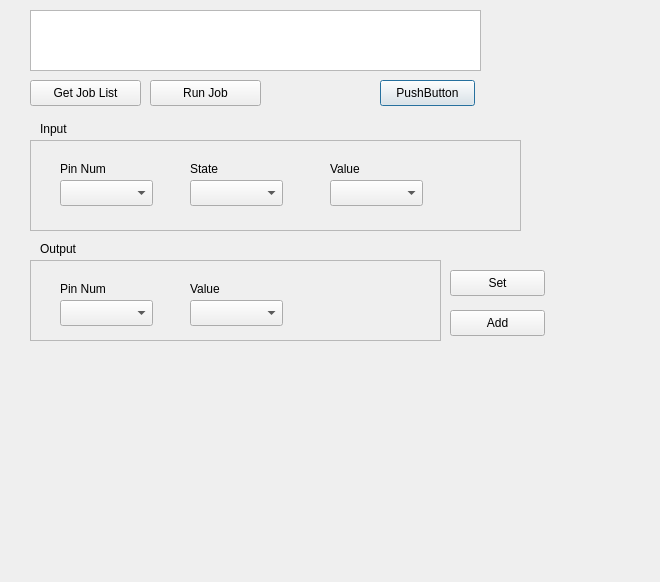
<?xml version="1.0" encoding="UTF-8"?>
<ui version="4.0">
 <class>dialogprogram_io_control</class>
 <widget class="QDialog" name="dialogprogram_io_control">
  <property name="geometry">
   <rect>
    <x>0</x>
    <y>0</y>
    <width>660</width>
    <height>582</height>
   </rect>
  </property>
  <property name="windowTitle">
   <string>Dialog</string>
  </property>
  <widget class="QFrame" name="frame">
   <property name="geometry">
    <rect>
     <x>30</x>
     <y>140</y>
     <width>491</width>
     <height>91</height>
    </rect>
   </property>
   <property name="frameShape">
    <enum>QFrame::StyledPanel</enum>
   </property>
   <property name="frameShadow">
    <enum>QFrame::Raised</enum>
   </property>
   <widget class="QComboBox" name="comboBox_In_Pinnum">
    <property name="geometry">
     <rect>
      <x>30</x>
      <y>40</y>
      <width>93</width>
      <height>26</height>
     </rect>
    </property>
   </widget>
   <widget class="QComboBox" name="comboBox_In_State">
    <property name="geometry">
     <rect>
      <x>160</x>
      <y>40</y>
      <width>93</width>
      <height>26</height>
     </rect>
    </property>
   </widget>
   <widget class="QLabel" name="label_3">
    <property name="geometry">
     <rect>
      <x>30</x>
      <y>20</y>
      <width>74</width>
      <height>18</height>
     </rect>
    </property>
    <property name="text">
     <string>Pin Num</string>
    </property>
   </widget>
   <widget class="QLabel" name="label_5">
    <property name="geometry">
     <rect>
      <x>160</x>
      <y>20</y>
      <width>74</width>
      <height>18</height>
     </rect>
    </property>
    <property name="text">
     <string>State</string>
    </property>
   </widget>
   <widget class="QComboBox" name="comboBox_In_Value">
    <property name="geometry">
     <rect>
      <x>300</x>
      <y>40</y>
      <width>93</width>
      <height>26</height>
     </rect>
    </property>
   </widget>
   <widget class="QLabel" name="label_4">
    <property name="geometry">
     <rect>
      <x>300</x>
      <y>20</y>
      <width>74</width>
      <height>18</height>
     </rect>
    </property>
    <property name="text">
     <string>Value</string>
    </property>
   </widget>
  </widget>
  <widget class="QFrame" name="frame_2">
   <property name="geometry">
    <rect>
     <x>30</x>
     <y>260</y>
     <width>411</width>
     <height>81</height>
    </rect>
   </property>
   <property name="frameShape">
    <enum>QFrame::StyledPanel</enum>
   </property>
   <property name="frameShadow">
    <enum>QFrame::Raised</enum>
   </property>
   <widget class="QLabel" name="label_7">
    <property name="geometry">
     <rect>
      <x>30</x>
      <y>20</y>
      <width>74</width>
      <height>18</height>
     </rect>
    </property>
    <property name="text">
     <string>Pin Num</string>
    </property>
   </widget>
   <widget class="QLabel" name="label_6">
    <property name="geometry">
     <rect>
      <x>160</x>
      <y>20</y>
      <width>74</width>
      <height>18</height>
     </rect>
    </property>
    <property name="text">
     <string>Value</string>
    </property>
   </widget>
   <widget class="QComboBox" name="comboBox_Out_Value">
    <property name="geometry">
     <rect>
      <x>160</x>
      <y>40</y>
      <width>93</width>
      <height>26</height>
     </rect>
    </property>
   </widget>
   <widget class="QComboBox" name="comboBox_Out_Pinnum">
    <property name="geometry">
     <rect>
      <x>30</x>
      <y>40</y>
      <width>93</width>
      <height>26</height>
     </rect>
    </property>
   </widget>
  </widget>
  <widget class="QLabel" name="label">
   <property name="geometry">
    <rect>
     <x>40</x>
     <y>120</y>
     <width>74</width>
     <height>18</height>
    </rect>
   </property>
   <property name="text">
    <string>Input</string>
   </property>
  </widget>
  <widget class="QLabel" name="label_2">
   <property name="geometry">
    <rect>
     <x>40</x>
     <y>240</y>
     <width>74</width>
     <height>18</height>
    </rect>
   </property>
   <property name="text">
    <string>Output</string>
   </property>
  </widget>
  <widget class="QPushButton" name="pushButton_Get_Digital_IO">
   <property name="geometry">
    <rect>
     <x>380</x>
     <y>80</y>
     <width>95</width>
     <height>26</height>
    </rect>
   </property>
   <property name="text">
    <string>PushButton</string>
   </property>
  </widget>
  <widget class="QListWidget" name="listWidget_JobList">
   <property name="geometry">
    <rect>
     <x>30</x>
     <y>10</y>
     <width>451</width>
     <height>61</height>
    </rect>
   </property>
  </widget>
  <widget class="QPushButton" name="pushButton_Get_JobList">
   <property name="geometry">
    <rect>
     <x>30</x>
     <y>80</y>
     <width>111</width>
     <height>26</height>
    </rect>
   </property>
   <property name="text">
    <string>Get Job List</string>
   </property>
  </widget>
  <widget class="QPushButton" name="Run_Job">
   <property name="geometry">
    <rect>
     <x>150</x>
     <y>80</y>
     <width>111</width>
     <height>26</height>
    </rect>
   </property>
   <property name="text">
    <string>Run Job</string>
   </property>
  </widget>
  <widget class="QPushButton" name="pushButton_Out_Set">
   <property name="geometry">
    <rect>
     <x>450</x>
     <y>270</y>
     <width>95</width>
     <height>26</height>
    </rect>
   </property>
   <property name="text">
    <string>Set</string>
   </property>
  </widget>
  <widget class="QPushButton" name="pushButton_Out_Add">
   <property name="geometry">
    <rect>
     <x>450</x>
     <y>310</y>
     <width>95</width>
     <height>26</height>
    </rect>
   </property>
   <property name="text">
    <string>Add</string>
   </property>
  </widget>
 </widget>
 <resources/>
 <connections/>
</ui>
